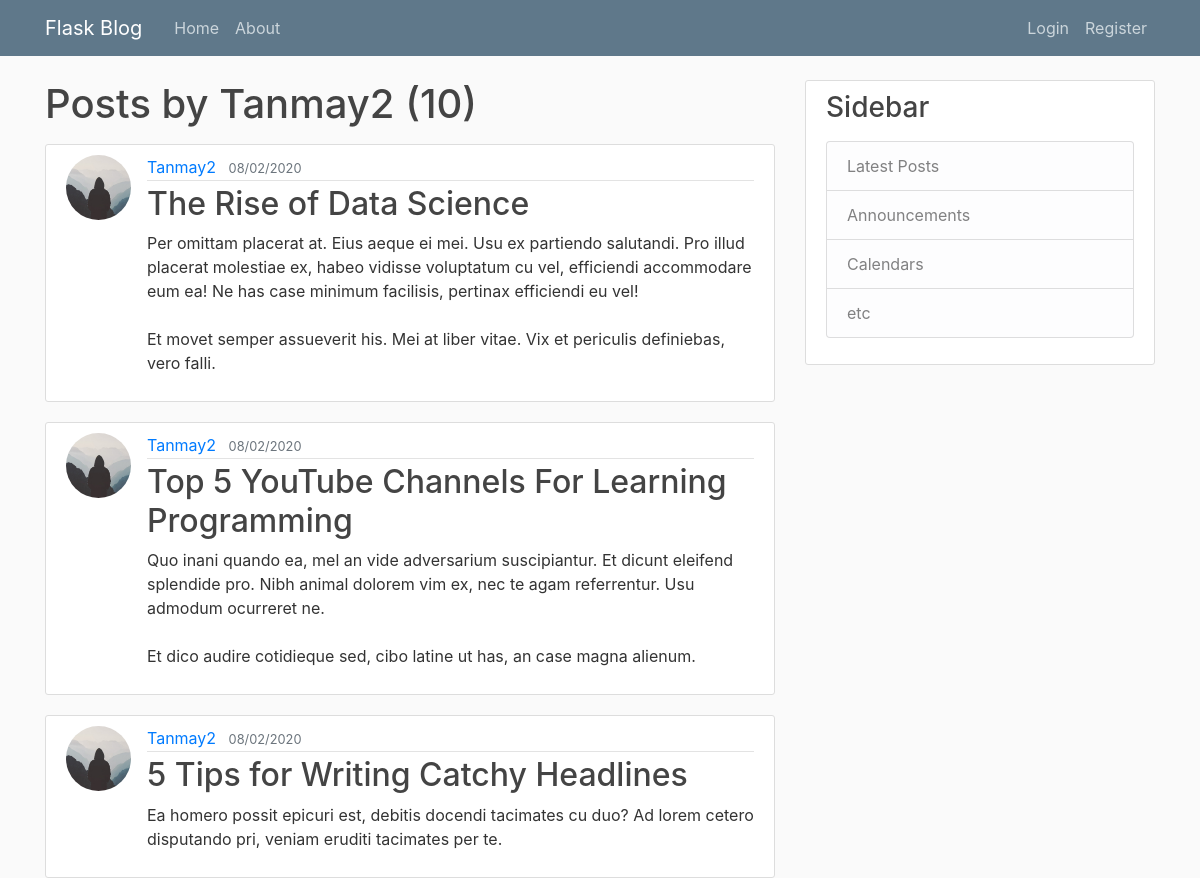
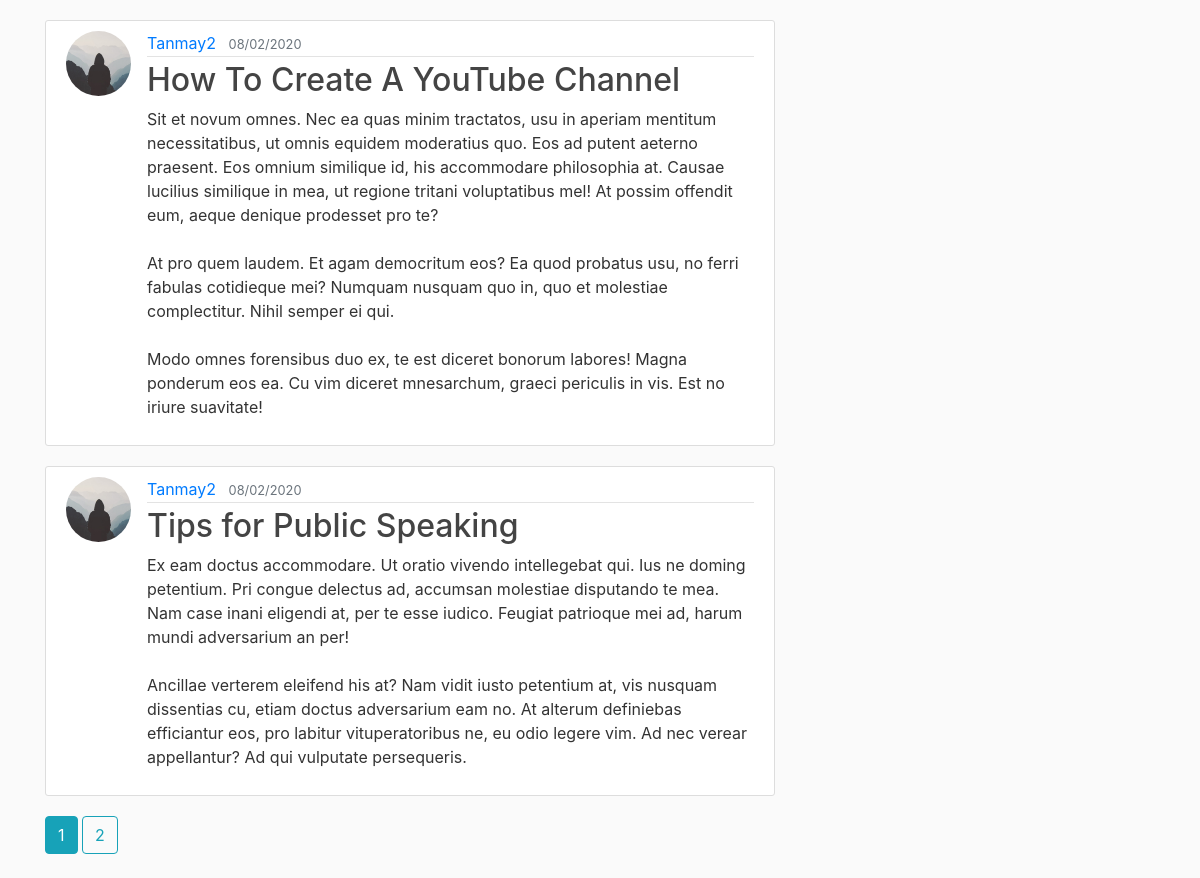
Screenshot of /user/Tanmay2 with the database file from the repository (2 pictures, top to bottom).
### system/models.py (models this page shows, shortened)
class User(db.Model, UserMixin):
    id = db.Column(db.Integer, primary_key=True)
    username = db.Column(db.String(20), unique=True, nullable=False)
    email = db.Column(db.String(120), unique=True, nullable=False)
    image_file = db.Column(db.String(20), nullable=False, default='default.jpg')
    password = db.Column(db.String(60), nullable=False)
    posts = db.relationship('Post', backref='author', lazy=True)

class Post(db.Model):
    id = db.Column(db.Integer, primary_key=True)
    title = db.Column(db.String(100), nullable=False)
    date_posted = db.Column(db.DateTime, nullable=False, default=datetime.utcnow)
    content = db.Column(db.Text, nullable=False)
    user_id = db.Column(db.Integer, db.ForeignKey('user.id'), nullable=False)

### system/users/routes.py (the view)
@users.route('/user/<string:username>')
def user_posts(username):
    page = request.args.get('page', 1, int)
    user = models.User.query.filter_by(username=username).first_or_404()
    posts = models.Post\
        .query\
        .filter_by(author=user)\
        .order_by(models.Post.date_posted.desc())\
        .paginate(page=page, per_page=5)
    return render_template('user_posts.html', posts=posts, user=user)

### system/templates/user_posts.html
{% extends "base.html" %}
{% block content %}
        <h1 class="mb-3">Posts by {{ user.username }} ({{ posts.total }})</h1>
        {% for post in posts.items %}
            <article class="media content-section">
                <img class="rounded-circle article-img" src="{{ url_for('static', filename='profile_pics/' + post.author.image_file) }}">
                <div class="media-body">
                <div class="article-metadata">
                    <a class="mr-2" href="{{ url_for('users.user_posts', username=post.author.username) }}">{{ post.author.username }}</a>
                    <small class="text-muted">{{ post.date_posted.strftime('%d/%m/%Y') }}</small>
                </div>
                <h2><a class="article-title" href="{{ url_for('post.post', post_id=post.id) }}">{{ post.title }}</a></h2>
                <p class="article-content">{{ post.content }}</p>
                </div>
            </article>
        {% endfor %}
        {% for page in posts.iter_pages(left_edge=1, right_edge=1, left_current=1, right_current=2) %}
            {% if page %}
                {% if page == posts.page %}
                    <a class="btn btn-info mb-4" href="/?page={{ page }}">{{ page }}</a>
                {% else %}
                    <a class="btn btn-outline-info mb-4" href="?page={{ page }}">{{ page }}</a>
                {% endif %}
            {% else %}
                ...
            {% endif %}
        {% endfor %}
{% endblock%}

### system/static/main.css (style rules this page uses)
body { background: #fafafa; color: #333333; margin-top: 5rem; }
h1, h2, h3, h4, h5, h6 { color: #444444; }
.content-section { background: #ffffff; padding: 10px 20px; border: 1px solid #dddddd; border-radius: 3px; margin-bottom: 20px; }
.article-title { color: #444444; }
.article-content { white-space: pre-line; }
.article-img { height: 65px; width: 65px; margin-right: 16px; }
.article-metadata { padding-bottom: 1px; margin-bottom: 4px; border-bottom: 1px solid #e3e3e3 }

### rows the page displays
User: username "Tanmay2"
Post: image_file (placeholder picture), author.username "Tanmay2", date_posted "08/02/2020", title "The Rise of Data Science", content "Per omittam placerat at. Eius aeque ei mei. Usu ex partiendo salutandi. Pro illud placerat molestiae ex, habeo vidisse voluptatum cu vel, efficiendi accommodare eum ea! Ne has case minimum facilisis, pertinax efficiendi eu vel! Et movet semper assueverit his. Mei at liber vitae. Vix et periculis definiebas, vero falli."
Post: image_file (placeholder picture), author.username "Tanmay2", date_posted "08/02/2020", title "Top 5 YouTube Channels For Learning Programming", content "Quo inani quando ea, mel an vide adversarium suscipiantur. Et dicunt eleifend splendide pro. Nibh animal dolorem vim ex, nec te agam referrentur. Usu admodum ocurreret ne. Et dico audire cotidieque sed, cibo latine ut has, an case magna alienum."
Post: image_file (placeholder picture), author.username "Tanmay2", date_posted "08/02/2020", title "5 Tips for Writing Catchy Headlines", content "Ea homero possit epicuri est, debitis docendi tacimates cu duo? Ad lorem cetero disputando pri, veniam eruditi tacimates per te."
Post: image_file (placeholder picture), author.username "Tanmay2", date_posted "08/02/2020", title "How To Create A YouTube Channel", content "Sit et novum omnes. Nec ea quas minim tractatos, usu in aperiam mentitum necessitatibus, ut omnis equidem moderatius quo. Eos ad putent aeterno praesent. Eos omnium similique id, his accommodare philosophia at. Causae lucilius similique in mea, ut regione tritani voluptatibus mel! At possim offendit eum, aeque denique prodesset pro te? At pro quem laudem. Et agam democritum eos? Ea quod probatus usu, no ferri fabulas cotidieque mei? Numquam nusquam quo in, quo et molestiae complectitur. Nihil semper ei qui. Modo omnes forensibus duo ex, te est diceret bonorum labores! Magna ponderum eos ea. Cu vim diceret mnesarchum, graeci periculis in vis. Est no iriure suavitate!"
Post: image_file (placeholder picture), author.username "Tanmay2", date_posted "08/02/2020", title "Tips for Public Speaking", content "Ex eam doctus accommodare. Ut oratio vivendo intellegebat qui. Ius ne doming petentium. Pri congue delectus ad, accumsan molestiae disputando te mea. Nam case inani eligendi at, per te esse iudico. Feugiat patrioque mei ad, harum mundi adversarium an per! Ancillae verterem eleifend his at? Nam vidit iusto petentium at, vis nusquam dissentias cu, etiam doctus adversarium eam no. At alterum definiebas efficiantur eos, pro labitur vituperatoribus ne, eu odio legere vim. Ad nec verear appellantur? Ad qui vulputate persequeris."

### other values shown
{{ posts.total }} "10"
{{ page }} "1"
{{ page }} "2"
